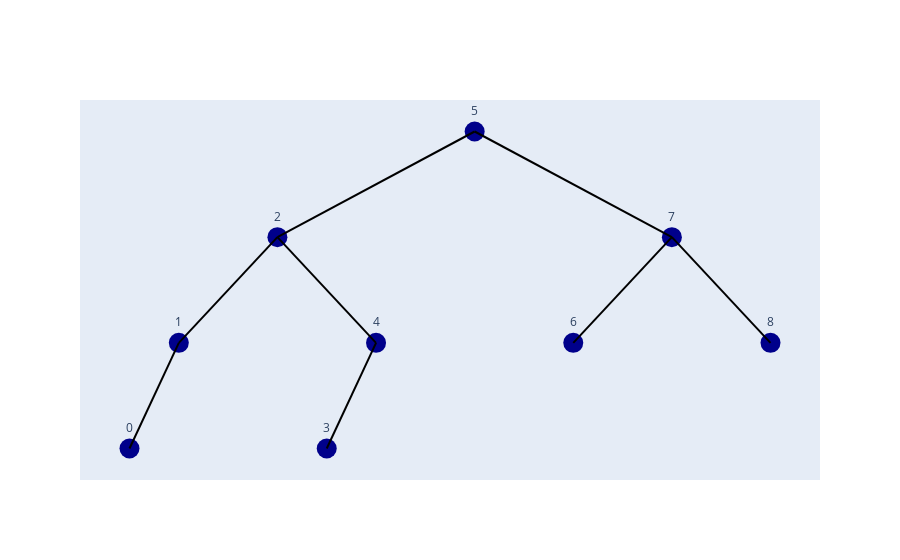

The notebook cell this image was saved under:
### Code cell
from binarysearchtree import *
# Example usage:
bst = BST()
# for value in [5, 3, 1, 0, 2, 4, 7, 6, 8]:
for value in [5, 2, 1, 0, 4, 3, 7, 6, 8]:
    bst.add(value)
bst.plot()

### Figure 1 — Plotly figure (JSON) as saved in the notebook; plotly's stock layout.template omitted (floating-point values rounded to 4 significant figures)
{"data": [{"marker": {"color": "darkblue", "size": 20, "symbol": "circle"}, "mode": "markers+text", "text": ["5", "2", "1", "0", "4", "3", "7", "6", "8"], "textposition": "top center", "type": "scatter", "x": [0, -0.5, -0.75, -0.875, -0.25, -0.375, 0.5, 0.25, 0.75], "y": [0, -1, -2, -3, -2, -3, -1, -2, -2]}, {"line": {"color": "black"}, "mode": "lines", "type": "scatter", "x": [0, -0.5, null, -0.5, -0.75, null, -0.75, -0.875, null, -0.5, -0.25, null, -0.25, -0.375, null, 0, 0.5, null, 0.5, 0.25, null, 0.5, 0.75, null], "y": [0, -1, null, -1, -2, null, -2, -3, null, -1, -2, null, -2, -3, null, 0, -1, null, -1, -2, null, -1, -2, null]}], "layout": {"showlegend": false, "title": {"text": ""}, "xaxis": {"showgrid": false, "showticklabels": false, "title": {"text": ""}, "zeroline": false}, "yaxis": {"showgrid": false, "showticklabels": false, "title": {"text": ""}, "zeroline": false}}}
